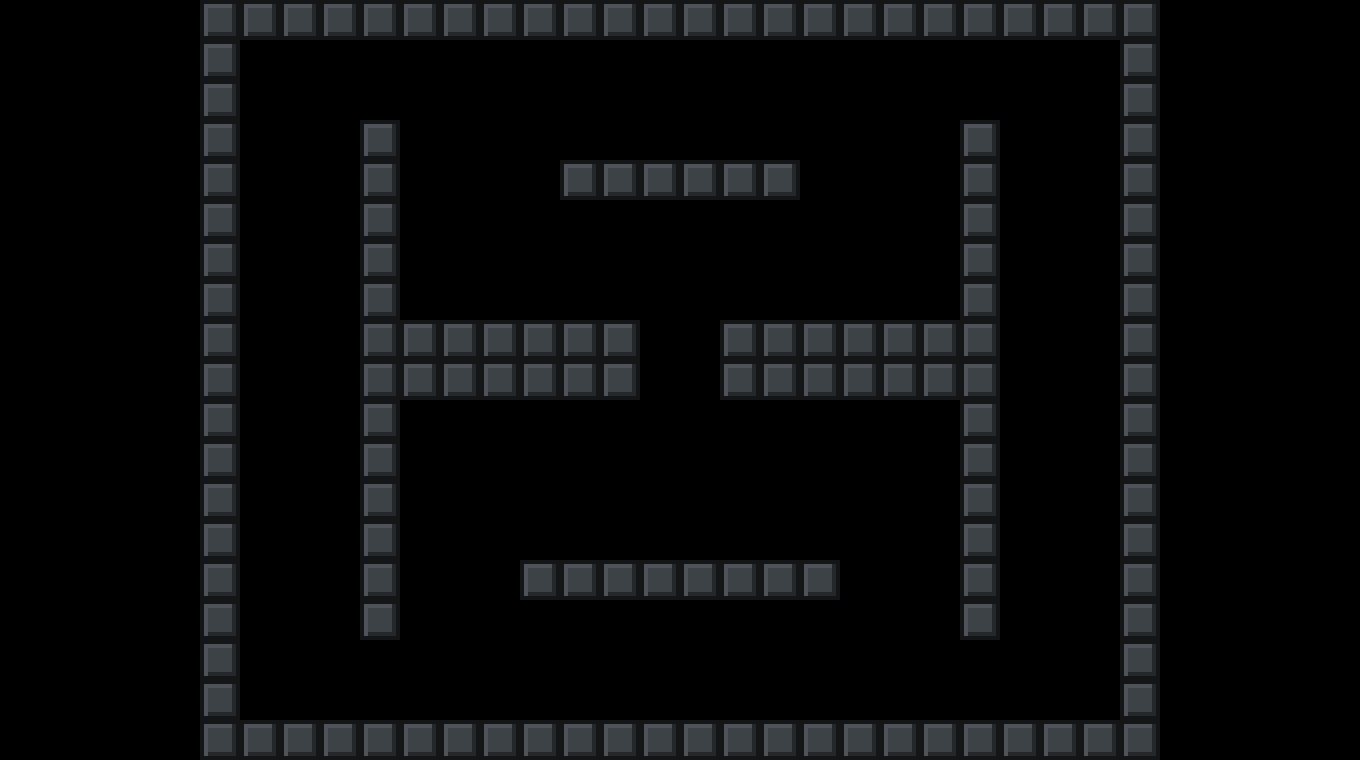

The image is a tile-based game level rendered from a .tmx file. Its description and source (layers, tilesets, objects; grid data summarised) follow:
An orthogonal 34x19 tile map with 40x40 px tiles, 1 tile layer (Solidos).

<map version="1.0" orientation="orthogonal" width="34" height="19" tilewidth="40" tileheight="40">
 <tileset firstgid="1" name="tile2" tilewidth="40" tileheight="40" spacing="4">
  <image source="tile2.png" trans="ffffff" width="128" height="40" />
 </tileset>
 <layer name="Solidos" width="34" height="19">
  <data>[646 cells, 146 non-empty, 1 distinct tile ids]</data>
 </layer>
</map>
